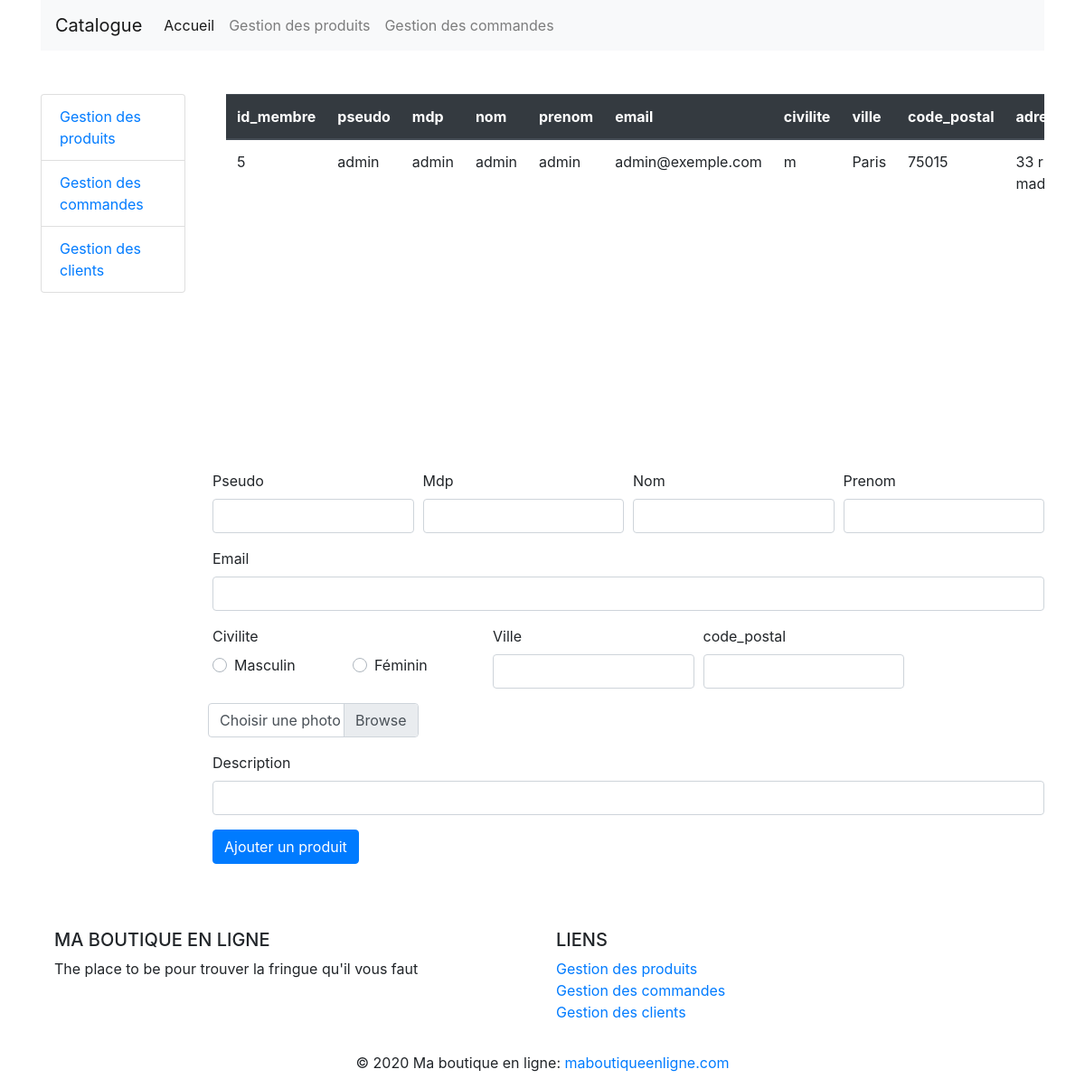
The page /admin/gestion_clients.php on the database its author committed.
### tables this page shows
CREATE TABLE `membre` (
  `id_membre` int(3) NOT NULL,
  `pseudo` varchar(20) NOT NULL,
  `mdp` varchar(60) NOT NULL,
  `nom` varchar(20) NOT NULL,
  `prenom` varchar(20) NOT NULL,
  `email` varchar(50) NOT NULL,
  `civilite` enum('m','f') NOT NULL,
  `ville` varchar(20) NOT NULL,
  `code_postal` int(5) UNSIGNED ZEROFILL NOT NULL,
  `adresse` varchar(50) NOT NULL,
  `statut` int(1) NOT NULL DEFAULT '0'
);

### admin/gestion_clients.php (the view, shortened to what this page needs)
<?php
require_once("../inc/init.php");
$r = $pdo->query("SELECT * FROM membre");
require_once("inc/header.php");
?>
<div class="col-md-10">
    <div class="table-responsive">
        <table class="table col-md-12">
            <thead class="thead-dark">
                <tr>
                    <?php for($i=0; $i< $r->columnCount(); $i++ ) { ?>
                        <th> <?php echo $r->getColumnMeta($i)["name"]; ?> </th>
                    <?php } ?>
                </tr>
            </thead>
            <tbody>
                <?php while($client = $r->fetch(PDO::FETCH_ASSOC)) { ?>
                    <tr>
                        <?php foreach($client as $indice => $valeur) {
                            if($indice == "photo") { ?>
                                <td> <img class="img-fluid" style="width:40px" src="<?php echo $valeur; ?>">  </td>
                           <?php  } else{ ?>
                            <td> <?php echo $valeur;  ?>  </td>
                           <?php } ?>
                        <?php } ?>
                    </tr>
                <?php } ?>
            </tbody>
        </table>
    </div>
    <form action="" method="POST" enctype="multipart/form-data">
        <div class="form-row">
            <div class="form-group col-md-3">
                <label for="pseudo">Pseudo</label>
                <input type="text" class="form-control" id="pseudo" name="pseudo">
            </div>
            <div class="form-group col-md-3">
                <label for="mdp">Mdp</label>
                <input type="text" class="form-control" id="mdp" name="mdp">
            </div>
            <div class="form-group col-md-3">
                <label for="nom">Nom</label>
                <input type="text" class="form-control" id="nom" name="nom">
            </div>
            <div class="form-group col-md-3">
                <label for="prenom">Prenom</label>
                <input type="text" class="form-control" id="prenom" name="prenom">
            </div>
            <div class="form-group col-md-12">
                <label for="taille">Email</label>
                <input type="email" class="form-control" id="email" name="email">
            </div>
            <div class="form-group col-md-2">
                <label for="civilite_m">Civilite</label>
                <div class="custom-control custom-radio">
                    <label class="custom-control-label" for="civilite_m">Masculin</label>
                </div>
            </div>
            <div class="form-group col-md-2">
                <label for="civilite_f" style="color:transparent">Civilite</label>
                <div class="custom-control custom-radio">
                    <label class="custom-control-label" for="civilite_f">Féminin</label>
                </div>
            </div>
            <div class="form-group col-md-3">
                <label for="stock">Ville</label>
                <input type="text" class="form-control" id="stock" name="stock">
            </div>
            <div class="form-group col-md-3">
                <label for="civilite_m">code_postal</label>
                <input type="text" class="form-control" id="stock" name="stock">
            </div>
            <div class="form-group col-md-3">
                <label class="custom-file-label" for="photo">Choisir une photo</label>
            </div>
            <div class="form-group col-md-12">
                <label for="description">Description</label>
                <input type="text" class="form-control" id="description" name="description">
            </div>
        </div>
        <button type="submit" class="btn btn-primary" name="ajouterProduit">Ajouter un produit</button>
    </form>
</div>
<?php
require_once("inc/footer.php");
?>

### admin/inc/css/style.css (style rules this page uses)
.table { height: 400px; overflow-y: auto; display: block; }

### rows shown on the page
membre: id_membre "5", pseudo "admin", mdp "admin", nom "admin", prenom "admin", email "admin@exemple.com", civilite "m", ville "Paris", code_postal "75015", adresse "33…"

### other values the page prints
$r->getColumnMeta($i)["name"] "id_membre"
$r->getColumnMeta($i)["name"] "pseudo"
$r->getColumnMeta($i)["name"] "mdp"
$r->getColumnMeta($i)["name"] "nom"
$r->getColumnMeta($i)["name"] "prenom"
$r->getColumnMeta($i)["name"] "email"
$r->getColumnMeta($i)["name"] "civilite"
$r->getColumnMeta($i)["name"] "ville"
$r->getColumnMeta($i)["name"] "code_postal"
